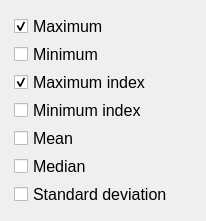
                          <widget class="QWidget" name="scrollAreaWidgetContents">
                           <property name="geometry">
                            <rect>
                             <x>0</x>
                             <y>0</y>
                             <width>206</width>
                             <height>196</height>
                            </rect>
                           </property>
                           <layout class="QVBoxLayout" name="verticalLayout_4">
                            <item>
                             <widget class="QWidget" name="widget" native="true">
                              <layout class="QVBoxLayout" name="verticalLayout">
                               <property name="spacing">
                                <number>3</number>
                               </property>
                               <property name="leftMargin">
                                <number>3</number>
                               </property>
                               <property name="topMargin">
                                <number>3</number>
                               </property>
                               <property name="rightMargin">
                                <number>3</number>
                               </property>
                               <property name="bottomMargin">
                                <number>3</number>
                               </property>
                               <item>
                                <widget class="QCheckBox" name="checkBox_5">
                                 <property name="font">
                                  <font>
                                   <family>Arial</family>
                                   <pointsize>12</pointsize>
                                  </font>
                                 </property>
                                 <property name="text">
                                  <string>Maximum</string>
                                 </property>
                                 <property name="checked">
                                  <bool>true</bool>
                                 </property>
                                </widget>
                               </item>
                               <item>
                                <widget class="QCheckBox" name="checkBox_7">
                                 <property name="font">
                                  <font>
                                   <family>Arial</family>
                                   <pointsize>12</pointsize>
                                  </font>
                                 </property>
                                 <property name="text">
                                  <string>Minimum</string>
                                 </property>
                                </widget>
                               </item>
                               <item>
                                <widget class="QCheckBox" name="checkBox_6">
                                 <property name="font">
                                  <font>
                                   <family>Arial</family>
                                   <pointsize>12</pointsize>
                                  </font>
                                 </property>
                                 <property name="text">
                                  <string>Maximum index</string>
                                 </property>
                                 <property name="checked">
                                  <bool>true</bool>
                                 </property>
                                </widget>
                               </item>
                               <item>
                                <widget class="QCheckBox" name="checkBox_8">
                                 <property name="font">
                                  <font>
                                   <family>Arial</family>
                                   <pointsize>12</pointsize>
                                  </font>
                                 </property>
                                 <property name="text">
                                  <string>Minimum index</string>
                                 </property>
                                </widget>
                               </item>
                               <item>
                                <widget class="QCheckBox" name="checkBox_10">
                                 <property name="font">
                                  <font>
                                   <family>Arial</family>
                                   <pointsize>12</pointsize>
                                  </font>
                                 </property>
                                 <property name="text">
                                  <string>Mean</string>
                                 </property>
                                </widget>
                               </item>
                               <item>
                                <widget class="QCheckBox" name="checkBox_11">
                                 <property name="font">
                                  <font>
                                   <family>Arial</family>
                                   <pointsize>12</pointsize>
                                  </font>
                                 </property>
                                 <property name="text">
                                  <string>Median</string>
                                 </property>
                                </widget>
                               </item>
                               <item>
                                <widget class="QCheckBox" name="checkBox_9">
                                 <property name="font">
                                  <font>
                                   <family>Arial</family>
                                   <pointsize>12</pointsize>
                                  </font>
                                 </property>
                                 <property name="text">
                                  <string>Standard deviation</string>
                                 </property>
                                </widget>
                               </item>
                              </layout>
                             </widget>
                            </item>
                           </layout>
                          </widget>
